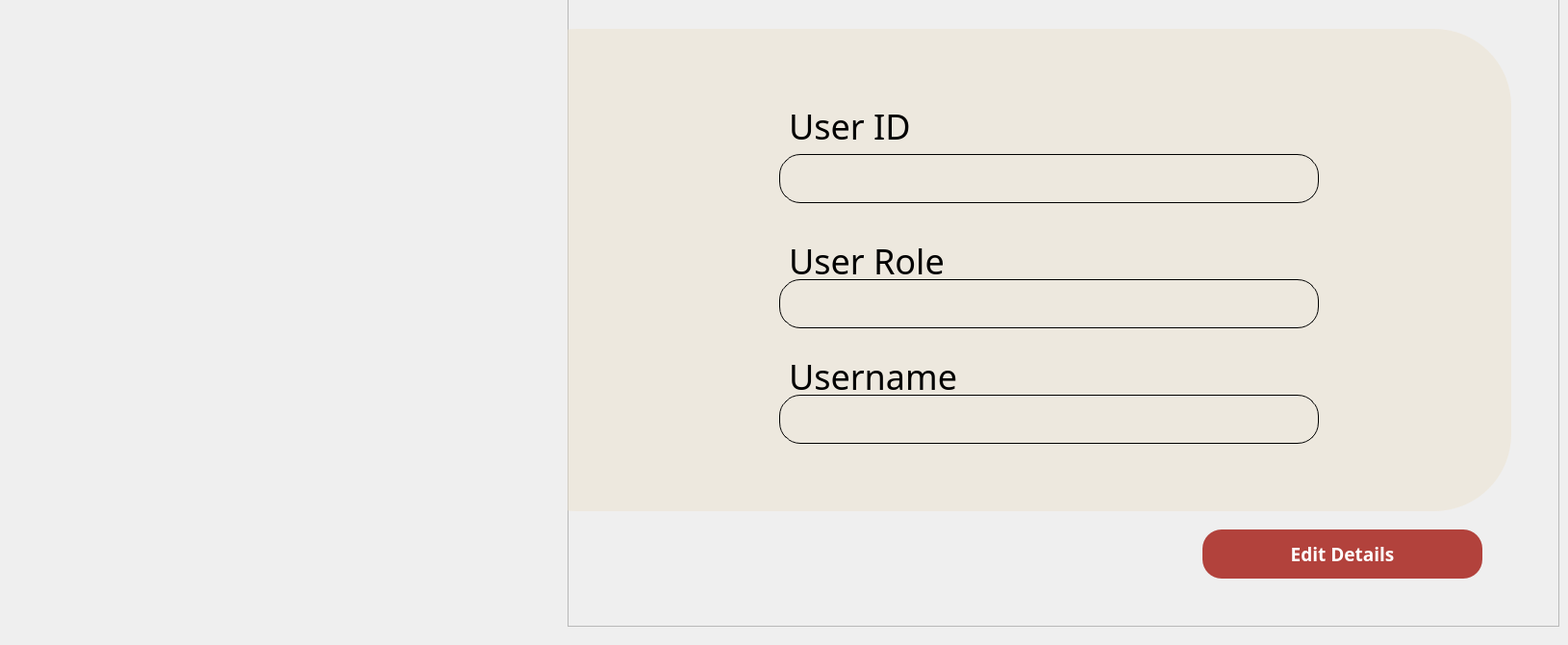
     <widget class="QWidget" name="page">
      <widget class="QFrame" name="frame_4">
       <property name="geometry">
        <rect>
         <x>590</x>
         <y>-10</y>
         <width>1031</width>
         <height>661</height>
        </rect>
       </property>
       <property name="frameShape">
        <enum>QFrame::StyledPanel</enum>
       </property>
       <property name="frameShadow">
        <enum>QFrame::Raised</enum>
       </property>
       <widget class="QFrame" name="frame_41">
        <property name="geometry">
         <rect>
          <x>0</x>
          <y>0</y>
          <width>981</width>
          <height>661</height>
         </rect>
        </property>
        <property name="font">
         <font>
          <pointsize>7</pointsize>
         </font>
        </property>
        <property name="styleSheet">
         <string notr="true">background: transparent;</string>
        </property>
        <property name="frameShape">
         <enum>QFrame::StyledPanel</enum>
        </property>
        <property name="frameShadow">
         <enum>QFrame::Raised</enum>
        </property>
        <widget class="QLabel" name="ownerIDText">
         <property name="geometry">
          <rect>
           <x>230</x>
           <y>120</y>
           <width>141</width>
           <height>41</height>
          </rect>
         </property>
         <property name="font">
          <font>
           <family>Poppins Medium</family>
           <pointsize>-1</pointsize>
          </font>
         </property>
         <property name="styleSheet">
          <string notr="true">
QLabel {
	font-size:36px;
}
    
</string>
         </property>
         <property name="text">
          <string>User ID</string>
         </property>
        </widget>
        <widget class="QLineEdit" name="ownerID">
         <property name="geometry">
          <rect>
           <x>220</x>
           <y>170</y>
           <width>561</width>
           <height>51</height>
          </rect>
         </property>
         <property name="font">
          <font>
           <pointsize>15</pointsize>
          </font>
         </property>
         <property name="styleSheet">
          <string notr="true">border: 1px solid #000000; 
border-radius: 22px; 
padding: 1px;</string>
         </property>
         <property name="text">
          <string/>
         </property>
         <property name="placeholderText">
          <string/>
         </property>
        </widget>
        <widget class="QLabel" name="ownerRoleText">
         <property name="geometry">
          <rect>
           <x>230</x>
           <y>260</y>
           <width>191</width>
           <height>41</height>
          </rect>
         </property>
         <property name="font">
          <font>
           <family>Poppins Medium</family>
           <pointsize>-1</pointsize>
          </font>
         </property>
         <property name="styleSheet">
          <string notr="true">
QLabel {
	font-size:36px;
}
    
</string>
         </property>
         <property name="text">
          <string>User Role</string>
         </property>
        </widget>
        <widget class="QLineEdit" name="ownerRole">
         <property name="geometry">
          <rect>
           <x>220</x>
           <y>300</y>
           <width>561</width>
           <height>51</height>
          </rect>
         </property>
         <property name="font">
          <font>
           <pointsize>15</pointsize>
          </font>
         </property>
         <property name="styleSheet">
          <string notr="true">border: 1px solid #000000; 
border-radius: 22px; 
padding: 1px;</string>
         </property>
         <property name="text">
          <string/>
         </property>
         <property name="placeholderText">
          <string/>
         </property>
        </widget>
        <widget class="QLabel" name="ownerNameText">
         <property name="geometry">
          <rect>
           <x>230</x>
           <y>380</y>
           <width>191</width>
           <height>41</height>
          </rect>
         </property>
         <property name="font">
          <font>
           <family>Poppins Medium</family>
           <pointsize>-1</pointsize>
          </font>
         </property>
         <property name="styleSheet">
          <string notr="true">
QLabel {
	font-size:36px;
}
    
</string>
         </property>
         <property name="text">
          <string>Username</string>
         </property>
        </widget>
        <widget class="QLineEdit" name="ownerName">
         <property name="geometry">
          <rect>
           <x>220</x>
           <y>420</y>
           <width>561</width>
           <height>51</height>
          </rect>
         </property>
         <property name="font">
          <font>
           <pointsize>15</pointsize>
          </font>
         </property>
         <property name="styleSheet">
          <string notr="true">border: 1px solid #000000; 
border-radius: 22px; 
padding: 1px;</string>
         </property>
         <property name="text">
          <string/>
         </property>
         <property name="placeholderText">
          <string/>
         </property>
        </widget>
        <widget class="QLabel" name="label_3">
         <property name="geometry">
          <rect>
           <x>-70</x>
           <y>40</y>
           <width>1051</width>
           <height>501</height>
          </rect>
         </property>
         <property name="styleSheet">
          <string notr="true">background-color: rgba(235, 224, 204, 0.47); 
border-radius: 80px;
</string>
         </property>
         <property name="text">
          <string/>
         </property>
        </widget>
        <widget class="QPushButton" name="pushButton_editDetailsOwner">
         <property name="geometry">
          <rect>
           <x>660</x>
           <y>560</y>
           <width>291</width>
           <height>51</height>
          </rect>
         </property>
         <property name="font">
          <font>
           <family>Poppins Medium</family>
           <pointsize>14</pointsize>
           <weight>62</weight>
           <bold>true</bold>
          </font>
         </property>
         <property name="styleSheet">
          <string notr="true">
color: #ffffff;
border-radius: 20px; 
padding: 3px; 
background-color: #b2423c; 
font-weight: 500;
</string>
         </property>
         <property name="text">
          <string>Edit Details</string>
         </property>
        </widget>
        <zorder>label_3</zorder>
        <zorder>ownerIDText</zorder>
        <zorder>ownerID</zorder>
        <zorder>ownerRoleText</zorder>
        <zorder>ownerRole</zorder>
        <zorder>ownerNameText</zorder>
        <zorder>ownerName</zorder>
        <zorder>pushButton_editDetailsOwner</zorder>
       </widget>
      </widget>
     </widget>
